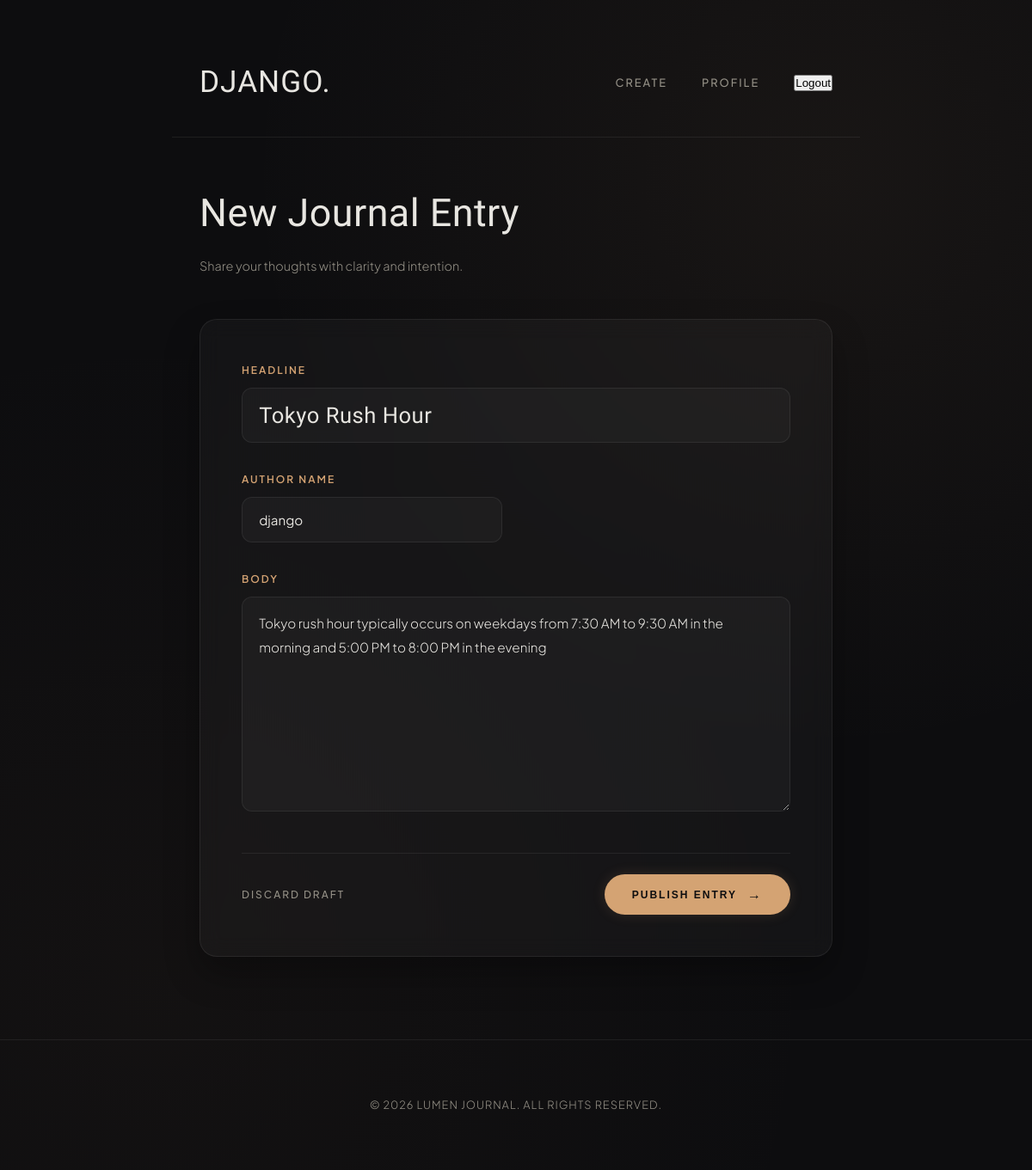
Page /article/4/edit/ (signed in) on the committed database.
### daily_news/models.py (models this page shows, shortened)
class Blog(models.Model):
    headline = models.CharField()
    body = models.TextField()
    author = models.ForeignKey('auth.User',
                               on_delete=models.SET_NULL,
                               null=True,
                               blank=True
                            )
    published_at = models.DateTimeField(auto_now=True)

### daily_news/views.py (the view, shortened to what this page needs)
# urls.py: path("article/<int:pk>/edit/", edit_blog, name="edit-blog"),
@login_required
def edit_blog(request, pk):
    blog_posts = Blog.objects.filter(id=pk)
    if not blog_posts.exists():
        return redirect("/not-found")
    post = blog_posts.first()
    if post.author != request.user:
        return HttpResponse(
            "Permission denied. You are not the owner of this blog.", status=403
        )
    form = BlogForm(instance=post)
    return render(request, 'daily_news/edit_blog.html', {'blog_post': post})

### daily_news/templates/daily_news/edit_blog.html (shortened to what this page needs)
{% extends "daily_news/base.html" %}
{% block content %}
    <main class="create-container">
        <h1 class="page-title">New Journal Entry</h1>
        <p class="page-subtitle">Share your thoughts with clarity and intention.</p>
        <div class="editor-card">
            <form class="editor-form" method="post">
                <div class="form-group">
                    <label for="headline">Headline</label>
                    <input
                        type="text"
                        id="headline"
                        name="headline"
                        class="title-input"
                        placeholder="Enter article title..."
                        value="{{blog_post.headline}}"
                        required
                    >
                </div>
                <div class="form-row">
                    <div class="form-group">
                        <label for="author">Author Name</label>
                        <input
                            type="text"
                            id="author"
                            name="author"
                            value="{{blog_post.author}}"
                            required
                        >
                    </div>
                </div>
                <div class="form-group">
                    <label for="body">Body</label>
                    <textarea
                        id="body"
                        name="body"
                        placeholder="Write your essay thoughts here..."
                        required>{{blog_post.body}}</textarea>
                </div>
                <div class="form-actions">
                    <a href="#" class="btn-cancel">Discard Draft</a>
                    <button type="submit" class="btn-publish">
                        Publish Entry <span class="arrow">→</span>
                    </button>
                </div>
            </form>
        </div>
    </main>
{% endblock %}

### daily_news/templates/daily_news/base.html (style rules this page uses)
:root { --bg-color: #0d0d0f; --card-bg: rgba(255, 255, 255, 0.03); --card-hover-bg: rgba(255, 255, 255, 0.05); --text-primary: #e8e6e1; --text-muted: #949086; --accent: #d4a373; --accent-glow: rgba(212, 163, 115, 0.15); --border-color: rgba(255, 255, 255, 0.07); --border-hover: rgba(212, 163, 115, 0.35); --font-display: "Italiana", serif; --font-sans: "Plus Jakarta Sans", sans-serif; }
* { box-sizing: border-box; margin: 0; padding: 0; }
body { background-color: var(--bg-color); color: var(--text-primary); font-family: var(--font-sans); line-height: 1.8; -webkit-font-smoothing: antialiased; min-height: 100vh; background-image: radial-gradient( circle at 15% 20%, rgba(212, 163, 115, 0.06) 0%, transparent 45% ), radial-gradient( circle at 85% 80%, rgba(138, 100, 70, 0.05) 0%, transparent 50% ); background-attachment: fixed; }
a { color: inherit; text-decoration: none; transition: all 0.3s cubic-bezier(0.16, 1, 0.3, 1); }

### daily_news/templates/daily_news/edit_blog.html (style rules this page uses)
:root { --bg-color: #0d0d0f; --card-bg: rgba(255, 255, 255, 0.03); --card-hover-bg: rgba(255, 255, 255, 0.05); --text-primary: #e8e6e1; --text-muted: #949086; --accent: #d4a373; --accent-glow: rgba(212, 163, 115, 0.15); --border-color: rgba(255, 255, 255, 0.07); --border-hover: rgba(212, 163, 115, 0.35); --font-display: 'Italiana', serif; --font-sans: 'Plus Jakarta Sans', sans-serif; }
* { box-sizing: border-box; margin: 0; padding: 0; }
body { background-color: var(--bg-color); color: var(--text-primary); font-family: var(--font-sans); line-height: 1.8; -webkit-font-smoothing: antialiased; min-height: 100vh; background-image: radial-gradient(circle at 80% 15%, rgba(212, 163, 115, 0.06) 0%, transparent 45%), radial-gradient(circle at 15% 85%, rgba(138, 100, 70, 0.05) 0%, transparent 50%); background-attachment: fixed; }
a { color: inherit; text-decoration: none; transition: all 0.3s cubic-bezier(0.16, 1, 0.3, 1); }
.create-container { max-width: 800px; margin: 0 auto; padding: 3rem 2rem 6rem; }
.page-title { font-family: var(--font-display); font-size: 2.8rem; font-weight: 400; margin-bottom: 0.5rem; letter-spacing: 0.5px; }
.page-subtitle { font-size: 0.9rem; color: var(--text-muted); margin-bottom: 3rem; font-weight: 300; }
.editor-card { background: var(--card-bg); border: 1px solid var(--border-color); padding: 3rem; border-radius: 20px; backdrop-filter: blur(12px); -webkit-backdrop-filter: blur(12px); box-shadow: 0 20px 40px rgba(0, 0, 0, 0.3); position: relative; }
.editor-form { display: flex; flex-direction: column; gap: 2rem; }
.form-group { display: flex; flex-direction: column; gap: 0.6rem; }
.form-row { display: grid; grid-template-columns: 1fr 1fr; gap: 2rem; }
label { font-size: 0.75rem; letter-spacing: 2px; text-transform: uppercase; color: var(--accent); font-weight: 600; }
input[type="text"], input[type="date"], textarea { width: 100%; padding: 1rem 1.2rem; background: rgba(255, 255, 255, 0.03); border: 1px solid var(--border-color); border-radius: 12px; font-family: inherit; font-size: 0.95rem; color: var(--text-primary); outline: none; transition: all 0.3s ease; }
input.title-input { font-family: var(--font-display); font-size: 1.6rem; letter-spacing: 0.5px; }
textarea { min-height: 250px; resize: vertical; line-height: 1.8; font-weight: 300; }
.form-actions { display: flex; justify-content: space-between; align-items: center; margin-top: 1rem; padding-top: 1.5rem; border-top: 1px solid var(--border-color); }
.btn-cancel { font-size: 0.75rem; letter-spacing: 2px; text-transform: uppercase; color: var(--text-muted); font-weight: 500; }
.btn-publish { display: inline-flex; align-items: center; gap: 0.75rem; padding: 0.9rem 2rem; background: var(--accent); color: #0d0d0f; border: none; border-radius: 30px; font-size: 0.75rem; letter-spacing: 2px; text-transform: uppercase; font-weight: 600; cursor: pointer; transition: all 0.3s ease; box-shadow: 0 0 15px var(--accent-glow); }
.btn-publish .arrow { font-size: 1rem; transition: transform 0.3s ease; }

### rows in the picture
Blog: headline "Tokyo Rush Hour", author "django", body "Tokyo rush hour typically occurs on weekdays from 7:30 AM to 9:30 AM in the morning and 5:00 PM to 8:00 PM in the evening"
